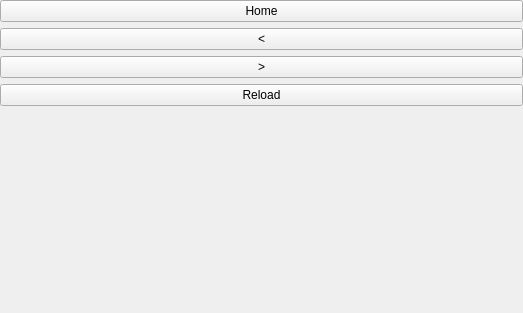
<?xml version="1.0" encoding="UTF-8"?>
<ui version="4.0">
 <class>it::gov::guardiacostiera::gc1530::MainPage</class>
 <widget class="QWidget" name="it::gov::guardiacostiera::gc1530::MainPage">
  <property name="geometry">
   <rect>
    <x>0</x>
    <y>0</y>
    <width>523</width>
    <height>313</height>
   </rect>
  </property>
  <property name="sizePolicy">
   <sizepolicy hsizetype="Expanding" vsizetype="Expanding">
    <horstretch>0</horstretch>
    <verstretch>0</verstretch>
   </sizepolicy>
  </property>
  <property name="windowTitle">
   <string>Form</string>
  </property>
  <layout class="QGridLayout" name="gridLayout">
   <property name="leftMargin">
    <number>0</number>
   </property>
   <property name="topMargin">
    <number>0</number>
   </property>
   <property name="rightMargin">
    <number>0</number>
   </property>
   <property name="bottomMargin">
    <number>0</number>
   </property>
   <item row="0" column="0">
    <layout class="QHBoxLayout" name="horizontalLayout">
     <property name="sizeConstraint">
      <enum>QLayout::SetMaximumSize</enum>
     </property>
     <item>
      <layout class="QVBoxLayout" name="verticalLayout_WebView" stretch=""/>
     </item>
     <item>
      <layout class="QVBoxLayout" name="verticalLayout_Buttons">
       <item>
        <widget class="QPushButton" name="pushButton_Home">
         <property name="text">
          <string>Home</string>
         </property>
        </widget>
       </item>
       <item>
        <widget class="QPushButton" name="pushButton_Prev">
         <property name="text">
          <string>&lt;</string>
         </property>
        </widget>
       </item>
       <item>
        <widget class="QPushButton" name="pushButton_Next">
         <property name="text">
          <string>&gt;</string>
         </property>
        </widget>
       </item>
       <item>
        <widget class="QPushButton" name="pushButton_Reload">
         <property name="text">
          <string>Reload</string>
         </property>
        </widget>
       </item>
       <item>
        <spacer name="verticalSpacer">
         <property name="orientation">
          <enum>Qt::Vertical</enum>
         </property>
         <property name="sizeHint" stdset="0">
          <size>
           <width>20</width>
           <height>40</height>
          </size>
         </property>
        </spacer>
       </item>
      </layout>
     </item>
    </layout>
   </item>
  </layout>
 </widget>
 <resources/>
 <connections/>
</ui>
